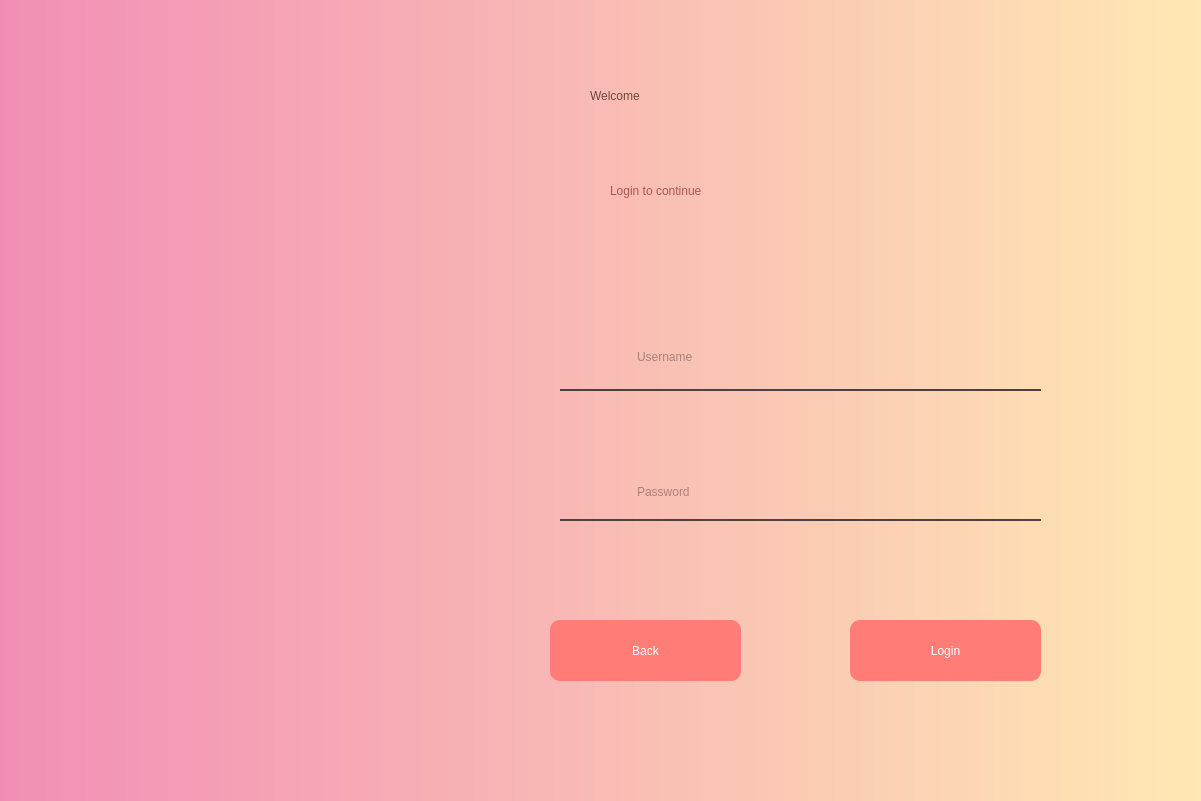
<?xml version="1.0" encoding="UTF-8"?>
<ui version="4.0">
 <class>Dialog</class>
 <widget class="QDialog" name="Dialog">
  <property name="geometry">
   <rect>
    <x>0</x>
    <y>0</y>
    <width>1201</width>
    <height>801</height>
   </rect>
  </property>
  <property name="windowTitle">
   <string>Dialog</string>
  </property>
  <property name="styleSheet">
   <string notr="true"/>
  </property>
  <widget class="QWidget" name="widget" native="true">
   <property name="geometry">
    <rect>
     <x>0</x>
     <y>0</y>
     <width>1201</width>
     <height>801</height>
    </rect>
   </property>
   <property name="styleSheet">
    <string notr="true">QWidget#widget{
background-color:qlineargradient(spread:reflect, x1:0, y1:0, x2:1, y2:0, stop:0 rgba(242, 142, 182, 255), stop:1 rgba(255, 232, 179, 255));}</string>
   </property>
   <widget class="QLineEdit" name="username_box">
    <property name="geometry">
     <rect>
      <x>560</x>
      <y>330</y>
      <width>481</width>
      <height>61</height>
     </rect>
    </property>
    <property name="styleSheet">
     <string notr="true">QLineEdit{
color: rgb(88, 70, 68);
font: 63 15pt &quot;Yu Gothic UI Semibold&quot;;
background-color: rgba(0,0,0,0);
border: none;
border-bottom: 2px solid rgb(80, 63, 63);
padding-left: 75px;
padding-bottom: 5px;
}

QLineEdit:focus{
color: rgb(88, 70, 68);
font: 63 15pt &quot;Yu Gothic UI Semibold&quot;;
background-color: rgba(0,0,0,0);
border: none;
border-bottom: 2px solid rgb(223, 134, 135);
padding-left: 75px;
padding-bottom: 5px;
}

</string>
    </property>
    <property name="placeholderText">
     <string>Username</string>
    </property>
   </widget>
   <widget class="QLabel" name="username">
    <property name="geometry">
     <rect>
      <x>560</x>
      <y>330</y>
      <width>51</width>
      <height>51</height>
     </rect>
    </property>
    <property name="styleSheet">
     <string notr="true">color: rgb(88, 70, 68);
font: 63 15pt &quot;Yu Gothic UI Semibold&quot;;
</string>
    </property>
    <property name="text">
     <string/>
    </property>
    <property name="pixmap">
     <pixmap>../../Pictures/App/User.ico</pixmap>
    </property>
    <property name="scaledContents">
     <bool>true</bool>
    </property>
   </widget>
   <widget class="QLabel" name="Login_to_continue">
    <property name="geometry">
     <rect>
      <x>610</x>
      <y>160</y>
      <width>361</width>
      <height>61</height>
     </rect>
    </property>
    <property name="styleSheet">
     <string notr="true">font: 63 25pt &quot;Yu Gothic UI Semibold&quot;;
color:rgb(170, 85, 87);</string>
    </property>
    <property name="text">
     <string>Login to continue</string>
    </property>
   </widget>
   <widget class="QLabel" name="Hello_managers">
    <property name="geometry">
     <rect>
      <x>590</x>
      <y>30</y>
      <width>421</width>
      <height>131</height>
     </rect>
    </property>
    <property name="styleSheet">
     <string notr="true">color:rgb(113, 72, 58);
font: 63 55pt &quot;Yu Gothic UI Semibold&quot;;
</string>
    </property>
    <property name="text">
     <string>Welcome</string>
    </property>
   </widget>
   <widget class="QLineEdit" name="password_box">
    <property name="geometry">
     <rect>
      <x>560</x>
      <y>470</y>
      <width>481</width>
      <height>51</height>
     </rect>
    </property>
    <property name="styleSheet">
     <string notr="true">QLineEdit{
color: rgb(88, 70, 68);
font: 63 15pt &quot;Yu Gothic UI Semibold&quot;;
background-color: rgba(0,0,0,0);
border: none;
border-bottom: 2px solid rgb(80, 63, 63);
padding-left: 75px;
padding-bottom: 5px;
}

QLineEdit:focus{
color: rgb(88, 70, 68);
font: 63 15pt &quot;Yu Gothic UI Semibold&quot;;
background-color: rgba(0,0,0,0);
border: none;
border-bottom: 2px solid rgb(223, 134, 135);
padding-left: 75px;
padding-bottom: 5px;
}


</string>
    </property>
    <property name="placeholderText">
     <string>Password</string>
    </property>
   </widget>
   <widget class="QPushButton" name="Login">
    <property name="geometry">
     <rect>
      <x>850</x>
      <y>620</y>
      <width>191</width>
      <height>61</height>
     </rect>
    </property>
    <property name="styleSheet">
     <string notr="true">QPushButton{
background-color: rgb(255, 124, 119);
font: 63 18pt &quot;Yu Gothic UI Semibold&quot;;
color: rgb(255, 255, 255);
border-radius: 10px;
}

QPushButton:hover
{
background-color: rgb(200, 77, 114);
font: 63 18pt &quot;Yu Gothic UI Semibold&quot;;
color: rgb(255, 255, 255);
border-radius: 10px;
}

QPushButton:pressed
{
padding-left:5px;
padding-top:5px;
}



</string>
    </property>
    <property name="text">
     <string>Login</string>
    </property>
   </widget>
   <widget class="QLabel" name="password">
    <property name="geometry">
     <rect>
      <x>560</x>
      <y>460</y>
      <width>51</width>
      <height>51</height>
     </rect>
    </property>
    <property name="styleSheet">
     <string notr="true">color: rgb(88, 70, 68);
font: 63 15pt &quot;Yu Gothic UI Semibold&quot;;
</string>
    </property>
    <property name="text">
     <string/>
    </property>
    <property name="pixmap">
     <pixmap>../../Pictures/App/Lock.ico</pixmap>
    </property>
    <property name="scaledContents">
     <bool>true</bool>
    </property>
   </widget>
   <widget class="QPushButton" name="Back">
    <property name="geometry">
     <rect>
      <x>550</x>
      <y>620</y>
      <width>191</width>
      <height>61</height>
     </rect>
    </property>
    <property name="styleSheet">
     <string notr="true">QPushButton{
background-color: rgb(255, 124, 119);
font: 63 18pt &quot;Yu Gothic UI Semibold&quot;;
color: rgb(255, 255, 255);
border-radius: 10px;
}

QPushButton:hover
{
background-color: rgb(200, 77, 114);
font: 63 18pt &quot;Yu Gothic UI Semibold&quot;;
color: rgb(255, 255, 255);
border-radius: 10px;
}

QPushButton:pressed
{
padding-left:5px;
padding-top:5px;
}
</string>
    </property>
    <property name="text">
     <string>Back</string>
    </property>
   </widget>
   <widget class="QLabel" name="error">
    <property name="geometry">
     <rect>
      <x>560</x>
      <y>540</y>
      <width>481</width>
      <height>41</height>
     </rect>
    </property>
    <property name="styleSheet">
     <string notr="true">color: rgb(255, 0, 0);
font: 63 15pt &quot;Yu Gothic UI Semibold&quot;;</string>
    </property>
    <property name="text">
     <string/>
    </property>
   </widget>
   <widget class="QLabel" name="label">
    <property name="geometry">
     <rect>
      <x>0</x>
      <y>0</y>
      <width>431</width>
      <height>811</height>
     </rect>
    </property>
    <property name="text">
     <string/>
    </property>
    <property name="pixmap">
     <pixmap>../../Pictures/App/Work.png</pixmap>
    </property>
    <property name="scaledContents">
     <bool>true</bool>
    </property>
   </widget>
  </widget>
 </widget>
 <resources/>
 <connections/>
</ui>
